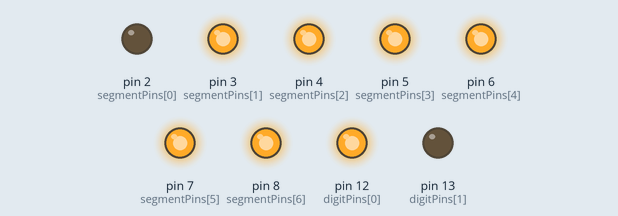
Bench run of a sketch on a simulated Arduino Uno, built with avr-gcc and run on an emulated ATmega328P. On the bench: output pins drawn as LEDs (lit = HIGH).

Above: at 0.07 s.
At 0.67 s:
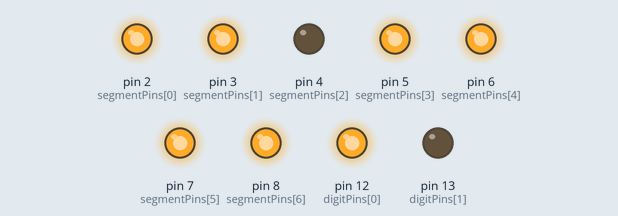
At 1.27 s:
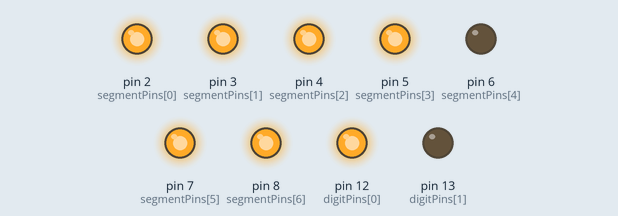
At 2.62 s:
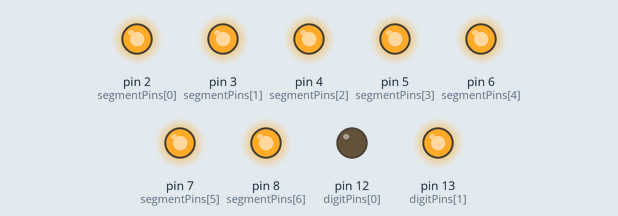
At 3.97 s:
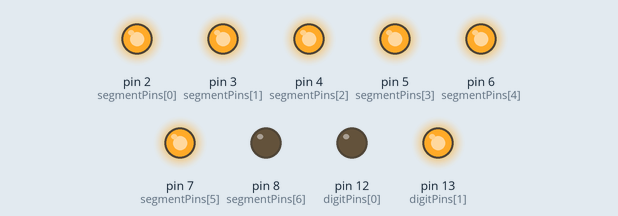
At 5.32 s:
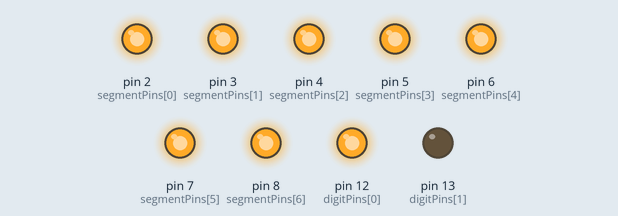
Timing chart, 0 to 5.6 s (numbered marks = the images above):
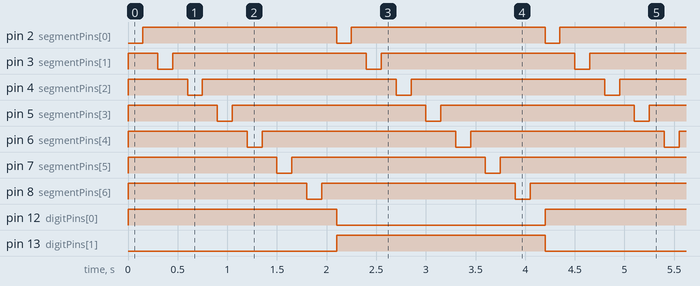

Measured:
- by itself, pin 12 (digitPins[0]), pin 13 (digitPins[1]): alternates HIGH for 2.1 s and LOW for 2.1 s
- by itself, pin 2 (segmentPins[0]), pin 3 (segmentPins[1]), pin 4 (segmentPins[2]), pin 5 (segmentPins[3]), pin 6 (segmentPins[4]), pin 7 (segmentPins[5]), pin 8 (segmentPins[6]): alternates HIGH for 2.0 s and LOW for 0.15 s
- by itself, everything shown: repeats every 4.2 s, in 28 steps

The sketch:

Test_7Segment.ino
```cpp
/*
   Wiring Test
   by Hari Wiguna, 2020
   Segments on each digit should light up one at a time (decimal point excluded).
*/

const byte segmentPins[] = {2, 3, 4, 5, 6, 7, 8};
const byte digitPins[] = {12, 13};
const byte OFF = HIGH;
const byte ON = LOW;

void setup() {
  Serial.begin(9600);

  for (byte i = 0; i < 7; i++) {
    pinMode(segmentPins[i], OUTPUT);
    digitalWrite(segmentPins[i], OFF);
  }
  for (byte i = 0; i < 2; i++) {
    pinMode(digitPins[i], OUTPUT);
    digitalWrite(digitPins[i], LOW);
  }
}

void TestSegments() {
  for (byte d = 0; d < 2; d++) {
    digitalWrite(digitPins[d], HIGH); // common anode on
    for (byte i = 0; i < 7; i++) {
      digitalWrite(segmentPins[i], ON);
      delay(150);
      digitalWrite(segmentPins[i], OFF);
      delay(150);
    }
    digitalWrite(digitPins[d], LOW); // common anode off
  }
}

void loop() {
  TestSegments();
}
```
